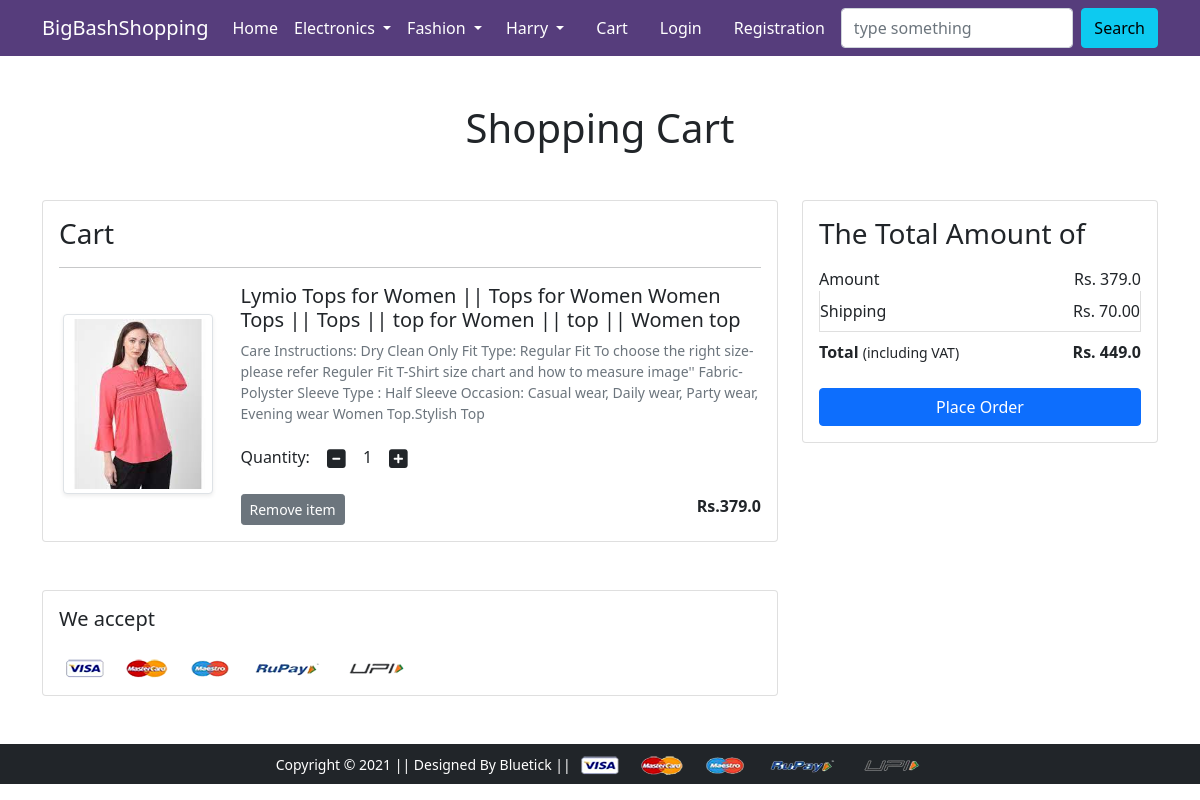
The app's page /cart/ (signed in) with its own data.
### app/models.py (models this page shows, shortened)
class Cart(models.Model):
    user = models.ForeignKey(User, on_delete=models.CASCADE)
    product = models.ForeignKey(Product, on_delete=models.CASCADE)
    quantity = models.PositiveIntegerField(default =1)

class Product(models.Model):
    title = models.CharField(max_length=100)
    selling_price=models.FloatField()
    discounted_price=models.FloatField()
    description=models.TextField()
    brand = models.CharField(max_length=200)
    category = models.CharField(choices = CATEGORY_CHOICES,max_length=2)
    product_image = models.ImageField(upload_to='producting')

### app/views.py (the view)
# urls.py: path('cart/', views.show_cart, name='showcart'),
def show_cart(request):
    try:
        if request.user.is_authenticated:
            user=request.user
            cart= Cart.objects.filter(user=user)
            amount = 0.0
            shipping_amount=70.0
            total_amount=0.0
            cart_product=[p for p in Cart.objects.all() if p.user == user]
            if cart_product:
                for p in cart_product:
                    tempamount=(p.quantity*p.product.discounted_price)
                    amount+= tempamount
                    total_amount=amount+shipping_amount
                return render(request, 'app/addtocart.html',{'carts':cart, 'total_amount':total_amount, 'amount':amount})
    except:
                return render(request, 'app/emptycart.html')

### app/templates/app/addtocart.html (shortened to what this page needs)
{% extends 'app/base.html' %}
{% load static %}
{% block main-content %}
<div class="container my-5">
 <div class="row">
  <h1 class="text-center mb-5">Shopping Cart</h1>
  <div class="col-sm-8">
  <div class="card">
   <div class="card-body">
    <h3>Cart</h3>
    {% for cart in carts %}
    <hr>
    <div class="row">
     <div class="col-sm-3 text-center align-self-center"><img src="{{cart.product.product_image.url}}" alt="" srcset="" class="img-fluid img-thumbnail shadow-sm" height="150" width="150"> </div>
     <div class="col-sm-9">
      <div>
       <h5>{{cart.product.title}}</h5>
       <p class="mb-2 text-muted small">{{cart.product.description}}</p>
       <div class="my-3">
        <label for="quantity">Quantity:</label>
        <a class="minus-cart btn" pid="{{cart.product.id}}"><i class="fas fa-minus-square fa-lg"></i></a>
          <span id="quantity">{{cart.quantity}}</span>
        <a class="plus-cart btn" pid="{{cart.product.id}}"><i class="fas fa-plus-square fa-lg"></i></a>
       </div>
       <div class="d-flex justify-content-between">
        <a  class="btn btn-sm btn-secondary mr-3 remove-cart" pid="{{cart.product.id}}">Remove item </a>
        <p class="mb-0"><span><strong>Rs.{{cart.product.discounted_price}}</strong></span></p>
       </div>
      </div>
     </div>
    </div>
    {% endfor %}
   </div>
   </div>
  </div>
  <div class="col-sm-4">
   <div class="card">
    <div class="card-body">
      <h3>The Total Amount of</h3>
      <ul class="list-group">
       <li class="list-group-item d-flex justify-content-between align-items-center border-0 px-0 pb-0">Amount<span>Rs. <span id="amount">{{amount}}</span> </span></li>
       <li class="list-group-item d-flex justify-content-between align-items-center px-0">Shipping<span>Rs. 70.00</span></li>
       <li class="list-group-item d-flex justify-content-between align-items-center border-0 px-0 mb-3">
        <div>
           <strong>Total</strong> <small>(including VAT)</small>
         </div>
         <span><strong>Rs. <strong id="totalamount">{{total_amount}}</strong></strong></span>
       </li>
      </ul>
      <div class="d-grid"><a href="{% url 'checkout' %}" class="btn btn-primary">Place Order</a></div>
    </div>
   </div>
  </div>
 </div>
</div>
<div class="container">
 <div class="row">
  <div class="col-sm-8">
   <div class="card">
    <div class="card-body">
      <h5 class="mb-4">We accept</h5>
      <img src="{% static 'app/images/payment.png' %}" alt="" class="img-fluid">
    </div>
  </div>
  </div>
 </div>
</div>
{% endblock main-content %}

### records on screen
Cart: product.product_image (picture), product "Lymio Tops for Women || Tops for Women Women Tops || Tops || top for Women || top || Women top", product.description "Care Instructions: Dry Clean Only Fit Type: Regular Fit To choose the right size- please refer Reguler Fit T-Shirt size chart and how to measure image'' Fabric-Polyster Sleeve Type : Half Sleeve Occasion: Casual wear, Daily wear, Party wear, Evening wear Women Top.Stylish Top", quantity "1", product.discounted_price "379.0"

### other values on screen
{{ amount }} "379.0"
{{ total_amount }} "449.0"
